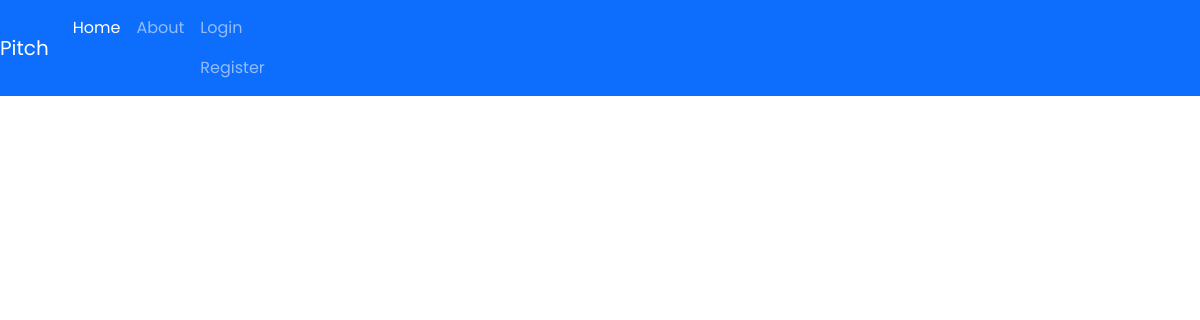
Page /home on the earlier database version.
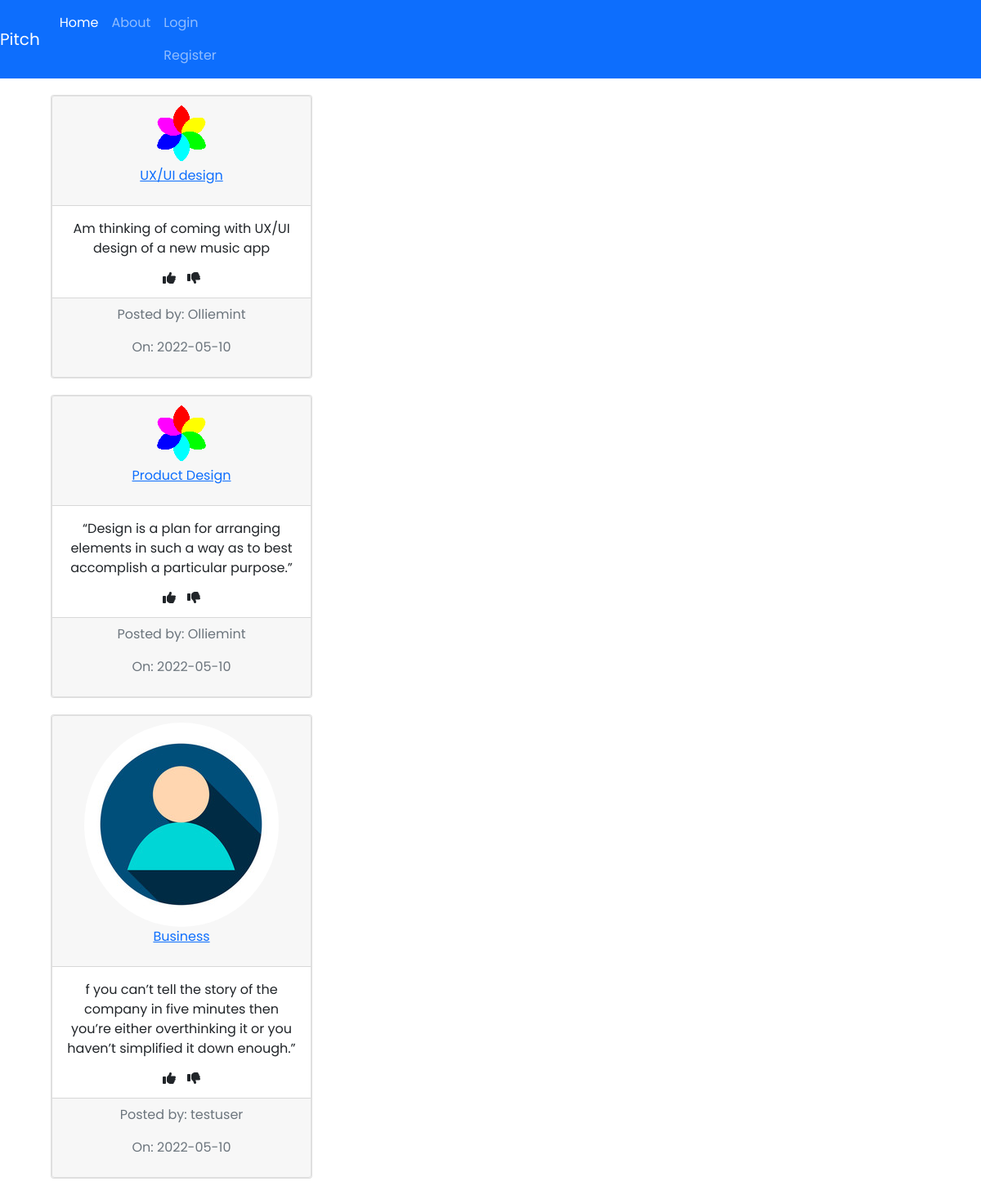
Same page on the later database version.
### app/models.py (models this page shows, shortened)
class Pitch(db.Model):
    id = db.Column(db.Integer,primary_key=True)
    title =db.Column(db.String(100), nullable=False)
    posted = db.Column(db.DateTime,nullable = False, default = datetime.utcnow)
    pitch = db.Column(db.Text, nullable = False)
    user_id = db.Column(db.Integer, db.ForeignKey('user.id'), nullable = False)

class User(db.Model,UserMixin):
    id = db.Column(db.Integer,primary_key=True)
    username =db.Column(db.String(15),unique=True, nullable=False)
    email =db.Column(db.String(100),unique=True, nullable=False)
    avatar =db.Column(db.String(60), nullable=False, default ='default.jpg')
    password =db.Column(db.String(60), nullable=False)
    pitchs = db.relationship('Pitch',backref = 'author', lazy =True)

### app/routes.py (the view)
@app.route('/')
@app.route('/home')
def home():
    pitches = Pitch.query.all()
    return render_template('home.html',pitches=pitches)

### app/templates/home.html
{%extends 'base.html' %}
{% block content %}
    {% for pitch in pitches %}
    <div class="card" style="width: 20rem;" id="cards">
        <div class="card text-center">
            <div class="card-header">
             <img class="rounded-circle" src="{{ url_for('static',filename='profiles/' + pitch.author.avatar) }}" alt="">
            <p><a href="{{ url_for('pitched',pitch_id =pitch.id) }}">{{pitch.title}}</a></p>
            </div>
            <div class="card-body">
            <p class="card-text">{{pitch.pitch}}</p>
            <div class="vote">
                <i class="fa-solid fa-thumbs-up"></i>
                <i class="fa-solid fa-thumbs-down"></i>
            </div>
            </div>
            <div class="card-footer text-muted">
            <p>Posted by: {{pitch.author.username}}</p>
            <p>On: {{ pitch.posted.strftime('%Y-%m-%d') }}</p>
            </div>
        </div>
    </div>
    {% endfor %}
{% endblock %}

### app/templates/base.html (shortened to what this page needs)
<!DOCTYPE html>
<html lang="en">
<head>
    <link href="https://cdn.jsdelivr.net/npm/bootstrap@5.1.3/dist/css/bootstrap.min.css" rel="stylesheet">
    <link rel="stylesheet" href="{{ url_for('static', filename='css/style.css') }}">
</head>
<body>
    <nav class="navbar navbar-expand-lg  navbar-dark bg-primary">
              <a class="navbar-brand" href="#">Pitch</a>
              <div class="collapse navbar-collapse" id="navbarNavAltMarkup">
                <div class="navbar-nav">
                  <a class="nav-link active" aria-current="page" href="{{url_for('home')}}">Home</a>
                  <a class="nav-link" href="{{url_for('about')}}">About</a>
                  <div class="bar">
                    {% if current_user.is_authenticated %}
                      <a class="nav-link" href="{{url_for('pitch')}}">New Pitch</a>
                      <a class="nav-link" href="{{url_for('account')}}">Account</a>
                      <a class="nav-link" href="{{url_for('logout')}}">Logout</a>
                    {% else %}
                      <a class="nav-link" href="{{url_for('login')}}">Login</a>
                      <a class="nav-link" href="{{url_for('register')}}">Register</a>
                    {% endif %}
                </div>
                </div>
              </div>
          </nav>
    <div class="container" >
    {% block content %}
    {% endblock %}
</div>
</body>
</html>

### app/static/css/style.css (style rules this page uses)
* { box-sizing: border-box; font-family: 'Poppins', sans-serif; text-decoration: none; }
html { scroll-behavior: smooth; }
#cards { margin: 20px; }
.vote { display: flex; justify-content: center; gap: 5%; }

Differences in the rows shown:
added Pitch: avatar (picture), title "UX/UI design", pitch "Am thinking of coming with UX/UI design of a new music app", author.username "Olliemint", posted "2022-05-10"
added Pitch: avatar (picture), title "Product Design", pitch "“Design is a plan for arranging elements in such a way as to best accomplish a particular purpose.”", author.username "Olliemint", posted "2022-05-10"
added Pitch: avatar (placeholder picture), title "Business", pitch "f you can’t tell the story of the company in five minutes then you’re either overthinking it or you haven’t simplified it down enough.”", author.username "testuser", posted "2022-05-10"
